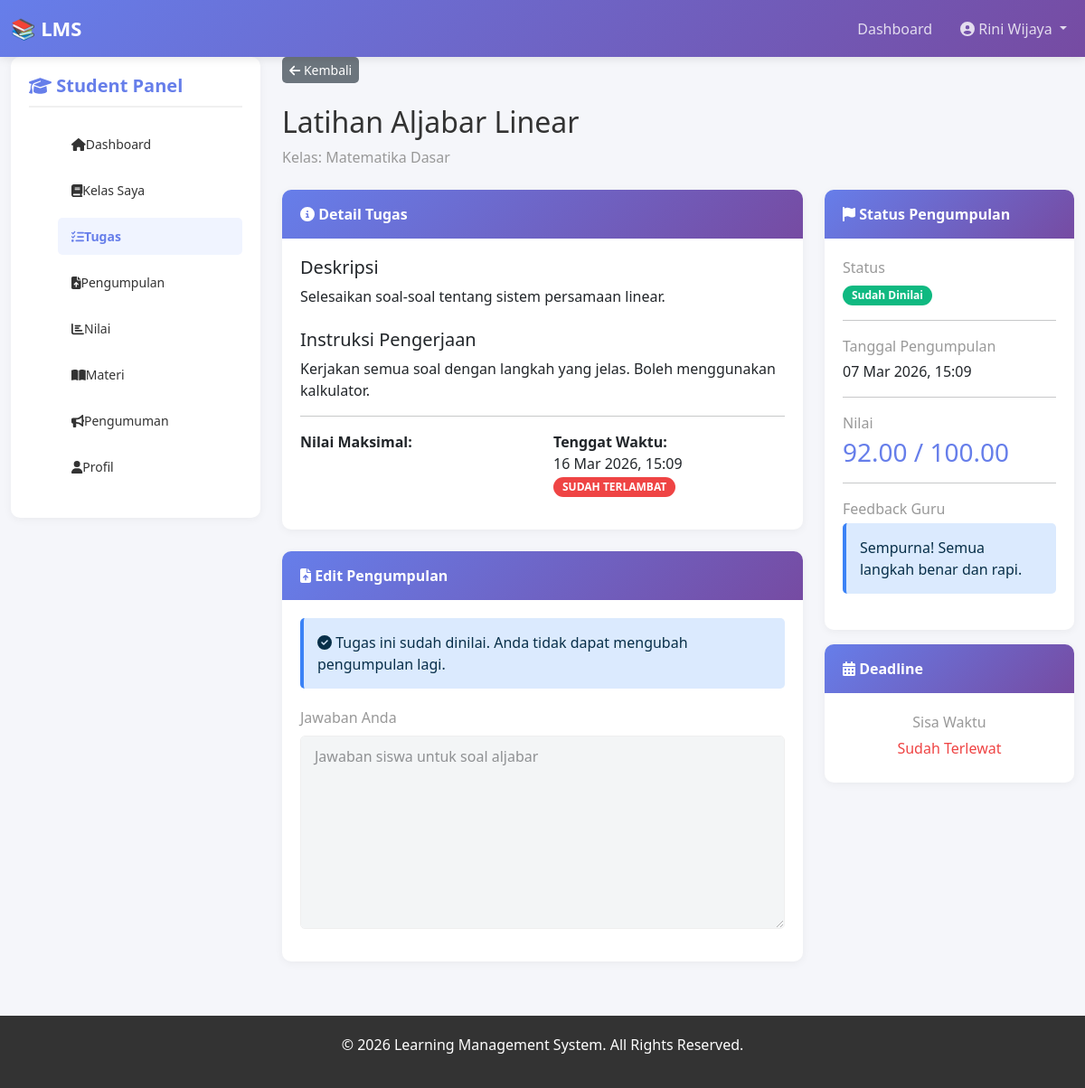
The page /student/view_assignment.php?id=1 (signed in) on the database its author committed.
### tables this page shows
CREATE TABLE `assignments` (
  `id` int(11) NOT NULL,
  `class_id` int(11) NOT NULL,
  `title` varchar(255) NOT NULL,
  `description` text NOT NULL,
  `instructions` text DEFAULT NULL,
  `due_date` datetime NOT NULL,
  `max_score` decimal(5,2) DEFAULT 100.00,
  `created_by` int(11) NOT NULL,
  `file_path` varchar(255) DEFAULT NULL,
  `created_at` timestamp NOT NULL DEFAULT current_timestamp(),
  `updated_at` timestamp NOT NULL DEFAULT current_timestamp() ON UPDATE current_timestamp()
);

CREATE TABLE `classes` (
  `id` int(11) NOT NULL,
  `code` varchar(20) NOT NULL,
  `name` varchar(100) NOT NULL,
  `description` text DEFAULT NULL,
  `teacher_id` int(11) NOT NULL,
  `class_image` varchar(255) DEFAULT NULL,
  `status` enum('active','inactive') DEFAULT 'active',
  `created_at` timestamp NOT NULL DEFAULT current_timestamp(),
  `updated_at` timestamp NOT NULL DEFAULT current_timestamp() ON UPDATE current_timestamp()
);

CREATE TABLE `assignment_submissions` (
  `id` int(11) NOT NULL,
  `assignment_id` int(11) NOT NULL,
  `student_id` int(11) NOT NULL,
  `submission_text` text DEFAULT NULL,
  `file_path` varchar(255) DEFAULT NULL,
  `submitted_at` datetime DEFAULT NULL,
  `score` decimal(5,2) DEFAULT NULL,
  `feedback` text DEFAULT NULL,
  `graded_by` int(11) DEFAULT NULL,
  `graded_at` datetime DEFAULT NULL,
  `status` enum('submitted','graded','late') DEFAULT 'submitted',
  `created_at` timestamp NOT NULL DEFAULT current_timestamp(),
  `updated_at` timestamp NOT NULL DEFAULT current_timestamp() ON UPDATE current_timestamp()
);

### student/view_assignment.php (the view, shortened to what this page needs)
<?php
require '../includes/config.php';
$student_id = $_SESSION['user_id'];
$assignment_id = (int)$_GET['id'];
$assignment_query = $conn->query("SELECT a.*, c.id as class_id, c.name as class_name FROM assignments a
                                  JOIN classes c ON a.class_id = c.id
                                  WHERE a.id = $assignment_id");
$assignment = $assignment_query->fetch_assoc();
$submission_query = $conn->query("SELECT * FROM assignment_submissions WHERE assignment_id = $assignment_id AND student_id = $student_id");
$submission = $submission_query->num_rows > 0 ? $submission_query->fetch_assoc() : null;
$now = new DateTime();
$due = new DateTime($assignment['due_date']);
$is_late = $now > $due;
require '../includes/header.php';
?>
<div class="col-md-3 mb-4">
    <div class="sidebar">
        <h5><i class="fas fa-graduation-cap"></i> Student Panel</h5>
        <ul class="sidebar-menu">
            <li><a href="dashboard.php"><i class="fas fa-home"></i> Dashboard</a></li>
            <li><a href="classes.php"><i class="fas fa-book"></i> Kelas Saya</a></li>
            <li><a href="assignments.php" class="active"><i class="fas fa-tasks"></i> Tugas</a></li>
            <li><a href="submissions.php"><i class="fas fa-file-upload"></i> Pengumpulan</a></li>
            <li><a href="grades.php"><i class="fas fa-chart-bar"></i> Nilai</a></li>
            <li><a href="materials.php"><i class="fas fa-book-open"></i> Materi</a></li>
            <li><a href="announcements.php"><i class="fas fa-bullhorn"></i> Pengumuman</a></li>
            <li><a href="profile.php"><i class="fas fa-user"></i> Profil</a></li>
        </ul>
    </div>
</div>
<div class="col-md-9">
    <div class="mb-4">
        <a href="assignments.php" class="btn btn-secondary btn-sm">
            <i class="fas fa-arrow-left"></i> Kembali
        </a>
    </div>
    <h2 class="mb-2"><?php echo $assignment['title']; ?></h2>
    <p class="text-muted mb-4">Kelas: <?php echo $assignment['class_name']; ?></p>
    <div class="row">
        <div class="col-md-8">
            <div class="card mb-4">
                <div class="card-header">
                    <i class="fas fa-info-circle"></i> Detail Tugas
                </div>
                <div class="card-body">
                    <h5>Deskripsi</h5>
                    <p><?php echo nl2br($assignment['description']); ?></p>
                    <?php if ($assignment['instructions']): ?>
                        <h5 class="mt-4">Instruksi Pengerjaan</h5>
                        <p><?php echo nl2br($assignment['instructions']); ?></p>
                    <?php endif; ?>
                    <hr>
                    <div class="row">
                        <div class="col-md-6">
                            <p>
                                <strong>Nilai Maksimal:</strong><br>
                                <span class="badge badge-primary"><?php echo number_format($assignment['max_score'], 2); ?> Poin</span>
                            </p>
                        </div>
                        <div class="col-md-6">
                            <p>
                                <strong>Tenggat Waktu:</strong><br>
                                <?php echo date('d M Y, H:i', strtotime($assignment['due_date'])); ?>
                                <?php if ($is_late): ?>
                                    <br><span class="badge badge-danger">SUDAH TERLAMBAT</span>
                                <?php endif; ?>
                            </p>
                        </div>
                    </div>
                </div>
            </div>
            <div class="card">
                <div class="card-header">
                    <i class="fas fa-file-upload"></i>
                    <?php echo $submission ? 'Edit Pengumpulan' : 'Kumpulkan Tugas'; ?>
                </div>
                <div class="card-body">
                    <?php if ($submission && $submission['status'] == 'graded'): ?>
                        <div class="alert alert-info">
                            <i class="fas fa-check-circle"></i>
                            Tugas ini sudah dinilai. Anda tidak dapat mengubah pengumpulan lagi.
                        </div>
                    <?php endif; ?>
                    <form method="POST" <?php echo ($submission && $submission['status'] == 'graded') ? 'style="opacity: 0.5; pointer-events: none;"' : ''; ?>>
                        <div class="mb-3">
                            <label for="submission_text" class="form-label">Jawaban Anda</label>
                            <textarea class="form-control" id="submission_text" name="submission_text" rows="8"
                                required <?php echo ($submission && $submission['status'] == 'graded') ? 'disabled' : ''; ?>>
<?php echo $submission ? $submission['submission_text'] : ''; ?></textarea>
                        </div>
                    </form>
                </div>
            </div>
        </div>
        <div class="col-md-4">
            <div class="card mb-3">
                <div class="card-header">
                    <i class="fas fa-flag"></i> Status Pengumpulan
                </div>
                <div class="card-body">
                    <?php if ($submission): ?>
                        <div class="mb-3">
                            <p class="text-muted mb-1">Status</p>
                            <?php
                            $status_badge = ['submitted' => 'warning', 'graded' => 'success', 'late' => 'danger'];
                            $status_text = ['submitted' => 'Menunggu Review', 'graded' => 'Sudah Dinilai', 'late' => 'Terlambat'];
                            ?>
                            <h5 class="mb-2">
                                <span class="badge badge-<?php echo $status_badge[$submission['status']]; ?>">
                                    <?php echo $status_text[$submission['status']]; ?>
                                </span>
                            </h5>
                        </div>
                        <hr>
                        <p class="text-muted mb-1">Tanggal Pengumpulan</p>
                        <p><?php echo date('d M Y, H:i', strtotime($submission['submitted_at'])); ?></p>
                        <?php if ($submission['status'] == 'graded'): ?>
                            <hr>
                            <p class="text-muted mb-1">Nilai</p>
                            <h3 style="color: #667eea;">
                                <?php echo number_format($submission['score'], 2); ?> / <?php echo number_format($assignment['max_score'], 2); ?>
                            </h3>
                            <?php if ($submission['feedback']): ?>
                                <hr>
                                <p class="text-muted mb-1">Feedback Guru</p>
                                <div class="alert alert-info">
                                    <?php echo nl2br($submission['feedback']); ?>
                                </div>
                            <?php endif; ?>
                        <?php endif; ?>
                    <?php endif; ?>
                </div>
            </div>
            <div class="card">
                <div class="card-header">
                    <i class="fas fa-calendar-alt"></i> Deadline
                </div>
                <div class="card-body text-center">
                    <p class="text-muted mb-2">Sisa Waktu</p>
                    <?php
                    $deadline = new DateTime($assignment['due_date']);
                    $now = new DateTime();
                    $interval = $now->diff($deadline);
                    if ($is_late) {
                        echo '<h6 style="color: #ef4444;">Sudah Terlewat</h6>';
                    } else {
                        echo '<h6 style="color: #10b981;">';
                        if ($interval->d > 0) echo $interval->d . ' hari ';
                        if ($interval->h > 0) echo $interval->h . ' jam ';
                        echo $interval->i . ' menit</h6>';
                    }
                    ?>
                </div>
            </div>
        </div>
    </div>
</div>
<?php require '../includes/footer.php'; ?>

### assets/css/style.css (style rules this page uses)
* { margin: 0; padding: 0; box-sizing: border-box; }
body { font-family: 'Segoe UI', Tahoma, Geneva, Verdana, sans-serif; background-color: #f5f6fa; color: #333; }
.sidebar { background: white; border-radius: 10px; padding: 20px; box-shadow: 0 2px 10px rgba(0, 0, 0, 0.05); position: sticky; top: 20px; height: fit-content; }
.sidebar h5 { color: #667eea; font-weight: bold; margin-bottom: 20px; padding-bottom: 10px; border-bottom: 2px solid #f0f0f0; }
.sidebar-menu { list-style: none; }
.sidebar-menu li { margin-bottom: 10px; }
.sidebar-menu a { color: #333; text-decoration: none; display: flex; align-items: center; padding: 10px 15px; border-radius: 5px; transition: 0.3s; font-size: 14px; }
.sidebar-menu a:hover, .sidebar-menu a.active { background: #f0f4ff; color: #667eea; font-weight: bold; }
.card { border: none; border-radius: 10px; box-shadow: 0 2px 10px rgba(0, 0, 0, 0.05); transition: 0.3s; margin-bottom: 20px; }
.card-header { background: linear-gradient(135deg, #667eea 0%, #764ba2 100%); color: white; border: none; border-radius: 10px 10px 0 0 !important; padding: 15px 20px; font-weight: bold; }
.card-body { padding: 20px; }
.btn-secondary { background: #6c757d; border: none; border-radius: 5px; }
.badge { padding: 5px 10px; border-radius: 20px; font-size: 12px; }
.badge-success { background: #10b981; }
.badge-danger { background: #ef4444; }
.form-control, .form-select { border: 1px solid #e0e0e0; border-radius: 5px; padding: 10px 15px; }
.form-label { font-weight: 500; margin-bottom: 8px; color: #333; }
.alert { border: none; border-radius: 5px; padding: 15px; margin-bottom: 20px; }
.alert-info { background: #dbeafe; color: #082f49; border-left: 4px solid #3b82f6; }
.text-muted { color: #999 !important; }
.text-center { text-align: center; }

### rows shown on the page
assignments: title "Latihan Aljabar Linear", class.name "Matematika Dasar", description "Selesaikan soal-soal tentang sistem persamaan linear.", instructions "Kerjakan semua soal dengan langkah yang jelas. Boleh menggunakan kalkulator.", due_date "16 Mar 2026, 15:09", max_score "100.00"
assignment_submissions: submission_text "Jawaban siswa untuk soal aljabar", status "Sudah Dinilai", submitted_at "07 Mar 2026, 15:09", score "92.00", feedback "Sempurna! Semua langkah benar dan rapi."

### other values the page prints
substr($full_name, 0, 20) "Rini Wijaya"
